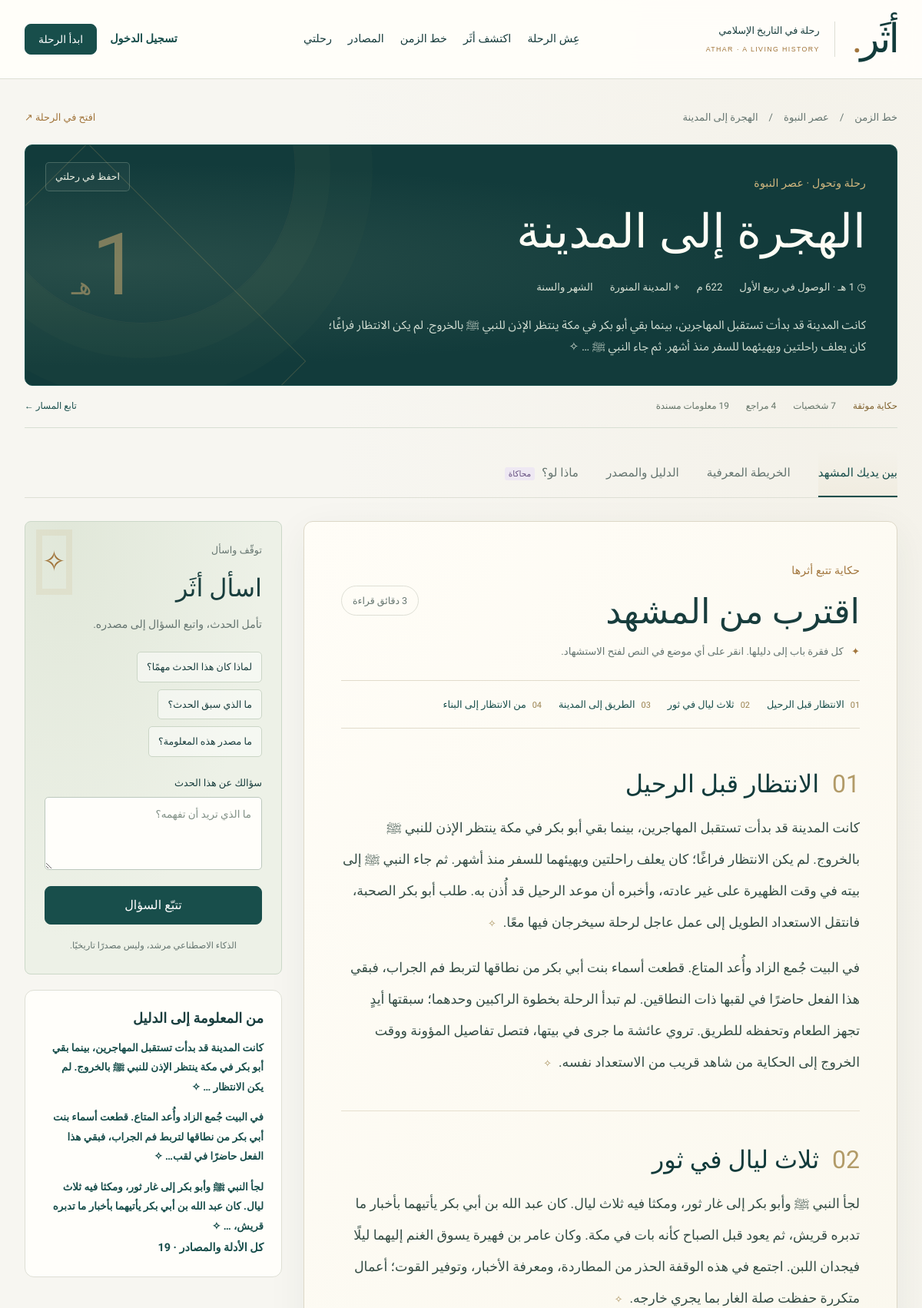
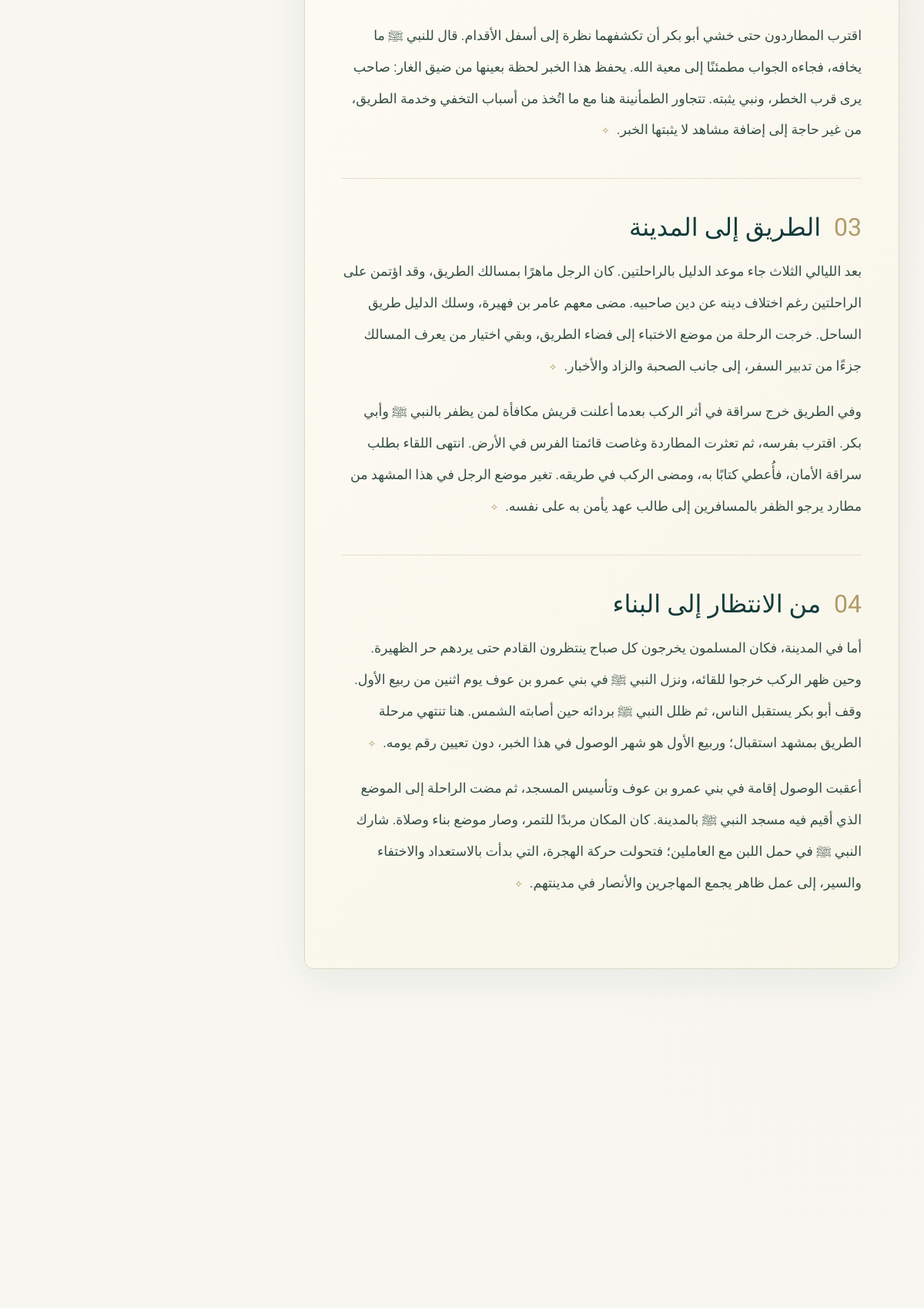
The page /explore/10/ (upper part) on the database its author committed (2 pictures, top to bottom).
### apps/history/models.py (models this page shows, shortened)
class Entity(models.Model):
    class Kind(models.TextChoices):
        EVENT = 'event', 'حدث'
        PERSON = 'person', 'شخصية'
        PLACE = 'place', 'مكان'
        SOURCE = 'source', 'مصدر'
        ERA = 'era', 'حقبة'
    title = models.CharField('العنوان', max_length=240, db_index=True)
    slug = models.SlugField('الرابط المختصر', max_length=240, unique=True, allow_unicode=True)
    kind = models.CharField(max_length=10, choices=Kind.choices, editable=False)
    description = models.TextField('بين يديك المشهد', blank=True)
    status = models.CharField('حالة النشر', max_length=12, choices=Status.choices, default=Status.DRAFT, db_index=True)
    is_demo = models.BooleanField('محتوى تجريبي يحتاج مراجعة', default=False)
    ai_suggested = models.BooleanField('اقتراح ذكاء اصطناعي', default=False)
    reviewed_by = models.ForeignKey(settings.AUTH_USER_MODEL, null=True, blank=True, on_delete=models.SET_NULL, related_name='reviewed_entities', editable=False)
    created_by = models.ForeignKey(settings.AUTH_USER_MODEL, null=True, blank=True, on_delete=models.SET_NULL, related_name='created_entities', editable=False)
    created_at = models.DateTimeField(auto_now_add=True)
    updated_at = models.DateTimeField(auto_now=True)
    deleted_at = models.DateTimeField(null=True, blank=True, editable=False)
    objects = EntityQuerySet.as_manager()
    class Meta:
        ordering = ['title']
    def get_absolute_url(self):
        return f'/explore/{self.pk}/'

class HistoricalEvent(Entity):
    class Precision(models.TextChoices):
        EXACT = 'exact', 'تاريخ محدد'
        YEAR = 'year', 'السنة فقط'
        MONTH = 'month', 'الشهر والسنة'
        APPROXIMATE = 'approximate', 'تقريبي'
        UNKNOWN = 'unknown', 'غير محدد'
    class EventType(models.TextChoices):
        JOURNEY = 'journey', 'رحلة وتحول'
        BATTLE = 'battle', 'معركة'
        TREATY = 'treaty', 'عهد وصلح'
        CULTURE = 'culture', 'علم وحضارة'
    english_title = models.CharField('العنوان الإنجليزي', max_length=240, blank=True)
    narrative = models.TextField('ماذا حدث؟', blank=True)
    hijri_label = models.CharField('التاريخ الهجري', max_length=100, blank=True)
    gregorian_label = models.CharField('التاريخ الميلادي', max_length=100, blank=True)
    year_order = models.IntegerField('سنة الترتيب هـ', null=True, blank=True, db_index=True)
    date_precision = models.CharField('دقة التاريخ', max_length=15, choices=Precision.choices, default=Precision.UNKNOWN)
    era = models.ForeignKey(HistoricalEra, verbose_name='الحقبة', on_delete=models.PROTECT, related_name='events')
    location = models.ForeignKey(HistoricalPlace, verbose_name='المكان', on_delete=models.SET_NULL, null=True, blank=True, related_name='events')
    event_type = models.CharField('نوع الحدث', max_length=15, choices=EventType.choices, default=EventType.JOURNEY)
    context = models.TextField('ما الذي سبق الحدث؟', blank=True)
    causes = models.TextField('الأسباب', blank=True)
    decisions = models.TextField('القرارات', blank=True)
    consequences = models.TextField('النتائج', blank=True)
    aftermath = models.TextField('ما الذي حدث بعد ذلك؟', blank=True)
    persons = models.ManyToManyField(HistoricalPerson, verbose_name='الشخصيات', blank=True, related_name='events')
    places = models.ManyToManyField(HistoricalPlace, verbose_name='الأماكن المرتبطة', blank=True, related_name='related_events')
    sources = models.ManyToManyField('sources.HistoricalSource', verbose_name='المصادر', blank=True, related_name='events')
    related_events = models.ManyToManyField('self', verbose_name='الأحداث المرتبطة', blank=True)
    featured_image = models.URLField('رابط الصورة HTTPS', blank=True)
    class Meta:
        ordering = ['year_order', 'id']

class Entity(models.Model):
    class Kind(models.TextChoices):
        EVENT = 'event', 'حدث'
        PERSON = 'person', 'شخصية'
        PLACE = 'place', 'مكان'
        SOURCE = 'source', 'مصدر'
        ERA = 'era', 'حقبة'
    title = models.CharField('العنوان', max_length=240, db_index=True)
    slug = models.SlugField('الرابط المختصر', max_length=240, unique=True, allow_unicode=True)
    kind = models.CharField(max_length=10, choices=Kind.choices, editable=False)
    description = models.TextField('بين يديك المشهد', blank=True)
    status = models.CharField('حالة النشر', max_length=12, choices=Status.choices, default=Status.DRAFT, db_index=True)
    is_demo = models.BooleanField('محتوى تجريبي يحتاج مراجعة', default=False)
    ai_suggested = models.BooleanField('اقتراح ذكاء اصطناعي', default=False)
    reviewed_by = models.ForeignKey(settings.AUTH_USER_MODEL, null=True, blank=True, on_delete=models.SET_NULL, related_name='reviewed_entities', editable=False)
    created_by = models.ForeignKey(settings.AUTH_USER_MODEL, null=True, blank=True, on_delete=models.SET_NULL, related_name='created_entities', editable=False)
    created_at = models.DateTimeField(auto_now_add=True)
    updated_at = models.DateTimeField(auto_now=True)
    deleted_at = models.DateTimeField(null=True, blank=True, editable=False)
    objects = EntityQuerySet.as_manager()
    class Meta:
        ordering = ['title']
    def get_absolute_url(self):
        return f'/explore/{self.pk}/'

class StoryPassage(models.Model):
    event = models.ForeignKey(HistoricalEvent, verbose_name='الحدث', on_delete=models.CASCADE, related_name='story_passages')
    chapter = models.CharField('عنوان الفصل', max_length=180)
    position = models.PositiveIntegerField('ترتيب الفقرة', default=0)
    text = models.TextField('النص القصصي')
    citations = models.ManyToManyField('knowledge.HistoricalClaim', verbose_name='المعلومات والأدلة الداعمة', related_name='story_passages')
    status = models.CharField('حالة النشر', max_length=12, choices=Status.choices, default=Status.DRAFT)
    editorial_key = models.CharField(max_length=160, blank=True, unique=True, null=True, editable=False)
    ai_suggested = models.BooleanField('اقتراح ذكاء اصطناعي', default=False)
    created_by = models.ForeignKey(settings.AUTH_USER_MODEL, null=True, on_delete=models.SET_NULL, editable=False)
    created_at = models.DateTimeField(auto_now_add=True)
    class Meta:
        ordering = ['position', 'pk']

### apps/history/views.py (the view, shortened to what this page needs)
def detail(request, pk):
    entity = get_object_or_404(Entity.objects.visible(), pk=pk)
    if request.user.is_authenticated:
        ExplorationHistory.objects.update_or_create(user=request.user, entity=entity)
    graph = graph_for(entity)
    context = {'entity': entity, 'graph': graph,
               'bookmarked': request.user.is_authenticated and Bookmark.objects.filter(user=request.user, entity=entity).exists()}
    supported_links = public_relationships().filter(Q(from_entity=entity) | Q(to_entity=entity), supporting_claim__isnull=False)
    context['supported_links'] = supported_links
    context['source_mentions'] = public_mentions().filter(Q(entity_id=entity.pk) | Q(source_id=entity.pk))
    if entity.kind == 'event':
        event = get_object_or_404(HistoricalEvent.objects.select_related('era', 'location'), pk=pk)
        visible_ids = set(Entity.objects.visible().values_list('pk', flat=True))
        event.visible_era = event.era if event.era_id in visible_ids else None
        event.visible_location = event.location if event.location_id in visible_ids else None
        claims = list(public_claims().filter(event=event))
        passages = list(public_passages().filter(event=event))
        story_count = event.story_passages.filter(status__in=[Status.APPROVED, Status.PUBLISHED]).count()
        words = sum(len(p.text.split()) for p in passages)
        people = list(event.persons.visible())
        role_links = list(supported_links.filter(from_entity__kind='person', to_entity=event))
        for person in people:
            person.role_links = [link for link in role_links if link.from_entity_id == person.pk]
        places = list(event.places.visible())
        place_links = list(supported_links.filter(from_entity=event, to_entity__kind='place'))
        for place in places:
            place.evidence_links = [link for link in place_links if link.to_entity_id == place.pk]
        route = list(HistoricalEvent.objects.visible().order_by('year_order', 'pk'))
        current = next(i for i, stop in enumerate(route) if stop.pk == event.pk)
        context.update(previous_event=route[current - 1] if current else None,
                       next_event=route[current + 1] if current + 1 < len(route) else None)
        for claim in claims:
            trace = trace_claim(claim)
            claim.has_direct_support = trace['confidence'] == 'موثق'
            claim.public_classification = trace['classification']
        context.update(event=event, people=people, places=places,
                       sources=event.sources.visible().filter(is_approved=True, is_demo=False), claims=claims,
                       reference_sources=event.sources.visible().filter(is_approved=True, is_demo=False, source_type='digital'),
                       related=event.related_events.visible(), scenarios=event.simulations.filter(status__in=[Status.APPROVED, Status.PUBLISHED]),
                       event_links=supported_links.filter(from_entity__kind='event', to_entity__kind='event'),
                       focused=any(c.review_notes.startswith('medina-focus-v1:') for c in claims))
        context.update(story_passages=passages, has_story=bool(story_count), story_missing=story_count - len(passages),
                       reading_minutes=max(1, round(words / 160)), story_words=words)
        return render(request, 'history/event.html', context)

### templates/history/event.html (shortened to what this page needs)
{% extends 'base.html' %}{% block title %}{{ event.title }} | أثَر{% endblock %}{% block content %}
<div class="container page event-page"><div class="breadcrumb"><a href="{% url 'timeline' %}">خط الزمن</a><span>/</span><span>{{ event.visible_era.title }}</span><span>/</span><span>{{ event.title }}</span><a class="event-journey-link" href="{% url 'journey' %}{% if focused %}?path=medina{% endif %}#event={{ event.pk }}&chapter=scene">افتح في الرحلة ↗</a></div>
<header class="event-hero"><div><p class="eyebrow">{{ event.get_event_type_display }} · {{ event.visible_era.title }}</p><h1>{{ event.title }}</h1><div class="event-meta"><span>◷ {{ event.hijri_label|default:'تاريخ غير محدد' }}</span><span>{{ event.gregorian_label }}</span>{% if event.visible_location %}<a href="{{ event.visible_location.get_absolute_url }}">⌖ {{ event.visible_location.title }}</a>{% endif %}<span>{{ event.get_date_precision_display }}</span></div><p>{% if story_passages %}<button class="story-intro" type="button" data-story="{{ story_passages.0.pk }}">{{ story_passages.0.text|truncatewords:32 }} <span aria-hidden="true">✧</span></button>{% else %}{{ event.description }}{% endif %}</p></div><div class="hero-year" aria-hidden="true">{{ event.year_order|default_if_none:'—' }}<small>هـ</small></div><button class="bookmark-button" data-bookmark="{{ entity.pk }}" aria-pressed="{{ bookmarked|yesno:'true,false' }}">{% if bookmarked %}محفوظ في رحلتي{% else %}احفظ في رحلتي{% endif %}</button></header>
{% if has_story %}<div class="reading-summary"><span>حكاية موثقة</span><span> شخصيات</span><span>{{ sources|length }} مراجع</span><span> معلومات مسندة</span><a href="{% url 'journey' %}#event={{ event.pk }}">تابع المسار ←</a></div>{% endif %}
<nav class="event-tabs" aria-label="مسارات الحدث" role="tablist"><button role="tab" aria-selected="true" aria-controls="overview-panel" id="overview-tab" data-tab="overview">بين يديك المشهد</button><button role="tab" aria-selected="false" aria-controls="graph-panel" id="graph-tab" data-tab="graph">الخريطة المعرفية</button><button role="tab" aria-selected="false" aria-controls="evidence-panel" id="evidence-tab" data-tab="evidence">الدليل والمصدر</button><button role="tab" aria-selected="false" aria-controls="simulation-panel" id="simulation-tab" data-tab="simulation">ماذا لو؟ <span class="tiny-label">محاكاة</span></button></nav>
<section id="overview-panel" role="tabpanel" aria-labelledby="overview-tab" class="tab-panel"><div class="event-layout"><div class="event-narrative">{% if has_story %}{% include 'partials/story_reader.html' %}{% endif %}</div>
<aside class="event-aside"><section class="ask-card"><span class="assistant-symbol" aria-hidden="true">✧</span><p class="eyebrow">توقّف واسأل</p><h2>اسأل أثَر</h2><p>تأمل الحدث، واتبع السؤال إلى مصدره.</p><div class="question-suggestions"><button type="button" data-question="لماذا كان هذا الحدث مهمًا؟">لماذا كان هذا الحدث مهمًا؟</button><button type="button" data-question="ما الأحداث التي سبقت ذلك؟">ما الذي سبق الحدث؟</button><button type="button" data-question="ما مصدر هذه المعلومة؟">ما مصدر هذه المعلومة؟</button></div><form id="ask-form" data-event="{{ event.pk }}"><label for="question">سؤالك عن هذا الحدث</label><textarea id="question" name="question" rows="3" maxlength="1200" minlength="3" required placeholder="ما الذي تريد أن تفهمه؟"></textarea><button class="button" type="submit">تتبّع السؤال</button></form><div id="ai-answer" class="ai-answer" aria-live="polite"></div><small class="assistant-footnote">الذكاء الاصطناعي مرشد، وليس مصدرًا تاريخيًا.</small></section><section class="paper small-paper"><h3>من المعلومة إلى الدليل</h3>{% if story_passages %}{% for passage in story_passages|slice:':3' %}<button class="text-link story-aside-link" data-story="{{ passage.pk }}">{{ passage.text|truncatechars:110 }} ✧</button>{% endfor %}{% else %}{% for claim in claims|slice:':3' %}<p>{{ claim.claim_text|truncatechars:130 }}</p><button class="text-link" data-trace="{{ claim.pk }}">تتبّع الدليل</button>{% empty %}<p class="muted">لا توجد ادعاءات معتمدة بعد.</p>{% endfor %}{% endif %}<button class="text-link" data-tab="evidence">كل الأدلة والمصادر · {{ claims|length }}</button></section></aside></div></section>
</div>{{ graph|json_script:'graph-data' }}{% endblock %}

### templates/partials/story_reader.html (shortened to what this page needs)
<section class="story-reader" aria-label="الحكاية الموثقة">
  <div class="story-reader-head"><div><span class="eyebrow">حكاية تتبع أثرها</span><h2>اقترب من المشهد</h2></div><span class="reading-time">{{ reading_minutes }} دقائق قراءة</span></div>
  <p class="story-guide"><span aria-hidden="true">✦</span> كل فقرة باب إلى دليلها. انقر على أي موضع في النص لفتح الاستشهاد.</p>
  {% regroup story_passages by chapter as chapters %}
  <nav class="story-contents" aria-label="فصول الحكاية">{% for chapter in chapters %}<a href="#story-chapter-{{ forloop.counter }}"><span>{{ forloop.counter|stringformat:'02d' }}</span>{{ chapter.grouper }}</a>{% endfor %}</nav>
  {% for chapter in chapters %}<section class="story-chapter" id="story-chapter-{{ forloop.counter }}"><header><span class="chapter-number" aria-hidden="true">{{ forloop.counter|stringformat:'02d' }}</span><h3>{{ chapter.grouper }}</h3></header>
  {% for passage in chapter.list %}<p class="story-paragraph" id="passage-{{ passage.pk }}"><button type="button" class="story-text" data-story="{{ passage.pk }}" aria-describedby="story-citation-hint"><span>{{ passage.text }}</span><span class="story-reference-mark" aria-hidden="true">✧</span></button></p>{% endfor %}
  </section>{% endfor %}
</section>

### rows shown on the page
HistoricalEvent: visible_era "عصر النبوة", event_type "رحلة وتحول", hijri_label "1 هـ · الوصول في ربيع الأول", gregorian_label "622 م", visible_location "المدينة المنورة", date_precision "الشهر والسنة", year_order "1"
Entity: title "الهجرة إلى المدينة"
StoryPassage: text "كانت المدينة قد بدأت تستقبل المهاجرين، بينما بقي أبو بكر في مكة ينتظر الإذن للنبي ﷺ بالخروج. لم يكن الانتظار فراغًا؛ كان يعلف راحلتين ويهيئهما للسفر منذ أشهر. ثم جاء النبي ﷺ …", grouper "الانتظار قبل الرحيل", grouper "الانتظار قبل الرحيل", text "كانت المدينة قد بدأت تستقبل المهاجرين، بينما بقي أبو بكر في مكة ينتظر الإذن للنبي ﷺ بالخروج. لم يكن الانتظار فراغًا؛ كان يعلف راحلتين ويهيئهما للسفر منذ أشهر. ثم جاء النبي ﷺ إلى بيته في وقت الظهيرة على غير عادته، وأخبره أن موعد الرحيل قد أُذن به. طلب أبو بكر الصحبة، فانتقل الاستعداد الطويل إلى عمل عاجل لرحلة سيخرجان فيها معًا.", text "كانت المدينة قد بدأت تستقبل المهاجرين، بينما بقي أبو بكر في مكة ينتظر الإذن للنبي ﷺ بالخروج. لم يكن الانتظار …"
StoryPassage: grouper "ثلاث ليال في ثور", grouper "ثلاث ليال في ثور", text "لجأ النبي ﷺ وأبو بكر إلى غار ثور، ومكثا فيه ثلاث ليال. كان عبد الله بن أبي بكر يأتيهما بأخبار ما تدبره قريش، ثم يعود قبل الصباح كأنه بات في مكة. وكان عامر بن فهيرة يسوق الغنم إليهما ليلًا فيجدان اللبن. اجتمع في هذه الوقفة الحذر من المطاردة، ومعرفة الأخبار، وتوفير القوت؛ أعمال متكررة حفظت صلة الغار بما يجري خارجه.", text "لجأ النبي ﷺ وأبو بكر إلى غار ثور، ومكثا فيه ثلاث ليال. كان عبد الله بن أبي بكر يأتيهما بأخبار ما تدبره قريش، …"
StoryPassage: grouper "الطريق إلى المدينة", grouper "الطريق إلى المدينة", text "بعد الليالي الثلاث جاء موعد الدليل بالراحلتين. كان الرجل ماهرًا بمسالك الطريق، وقد اؤتمن على الراحلتين رغم اختلاف دينه عن دين صاحبيه. مضى معهم عامر بن فهيرة، وسلك الدليل طريق الساحل. خرجت الرحلة من موضع الاختباء إلى فضاء الطريق، وبقي اختيار من يعرف المسالك جزءًا من تدبير السفر، إلى جانب الصحبة والزاد والأخبار."
StoryPassage: grouper "من الانتظار إلى البناء", grouper "من الانتظار إلى البناء", text "أما في المدينة، فكان المسلمون يخرجون كل صباح ينتظرون القادم حتى يردهم حر الظهيرة. وحين ظهر الركب خرجوا للقائه، ونزل النبي ﷺ في بني عمرو بن عوف يوم اثنين من ربيع الأول. وقف أبو بكر يستقبل الناس، ثم ظلل النبي ﷺ بردائه حين أصابته الشمس. هنا تنتهي مرحلة الطريق بمشهد استقبال؛ وربيع الأول هو شهر الوصول في هذا الخبر، دون تعيين رقم يومه."
StoryPassage: text "في البيت جُمع الزاد وأُعد المتاع. قطعت أسماء بنت أبي بكر من نطاقها لتربط فم الجراب، فبقي هذا الفعل حاضرًا في لقبها ذات النطاقين. لم تبدأ الرحلة بخطوة الراكبين وحدهما؛ سبقتها أيدٍ تجهز الطعام وتحفظه للطريق. تروي عائشة ما جرى في بيتها، فتصل تفاصيل المؤونة ووقت الخروج إلى الحكاية من شاهد قريب من الاستعداد نفسه.", text "في البيت جُمع الزاد وأُعد المتاع. قطعت أسماء بنت أبي بكر من نطاقها لتربط فم الجراب، فبقي هذا الفعل حاضرًا في لقب…"
StoryPassage: text "اقترب المطاردون حتى خشي أبو بكر أن تكشفهما نظرة إلى أسفل الأقدام. قال للنبي ﷺ ما يخافه، فجاءه الجواب مطمئنًا إلى معية الله. يحفظ هذا الخبر لحظة بعينها من ضيق الغار: صاحب يرى قرب الخطر، ونبي يثبته. تتجاور الطمأنينة هنا مع ما اتُخذ من أسباب التخفي وخدمة الطريق، من غير حاجة إلى إضافة مشاهد لا يثبتها الخبر."
StoryPassage: text "وفي الطريق خرج سراقة في أثر الركب بعدما أعلنت قريش مكافأة لمن يظفر بالنبي ﷺ وأبي بكر. اقترب بفرسه، ثم تعثرت المطاردة وغاصت قائمتا الفرس في الأرض. انتهى اللقاء بطلب سراقة الأمان، فأُعطي كتابًا به، ومضى الركب في طريقه. تغير موضع الرجل في هذا المشهد من مطارد يرجو الظفر بالمسافرين إلى طالب عهد يأمن به على نفسه."
StoryPassage: text "أعقبت الوصول إقامة في بني عمرو بن عوف وتأسيس المسجد، ثم مضت الراحلة إلى الموضع الذي أقيم فيه مسجد النبي ﷺ بالمدينة. كان المكان مربدًا للتمر، وصار موضع بناء وصلاة. شارك النبي ﷺ في حمل اللبن مع العاملين؛ فتحولت حركة الهجرة، التي بدأت بالاستعداد والاختفاء والسير، إلى عمل ظاهر يجمع المهاجرين والأنصار في مدينتهم."

### other values the page prints
{{ sources|length }} "4"
{{ reading_minutes }} "3"
{{ claims|length }} "19"
